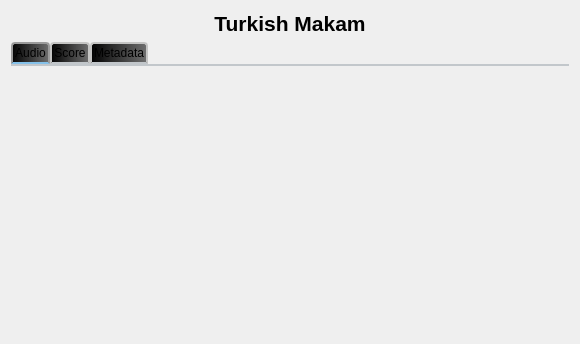
<?xml version="1.0" encoding="UTF-8"?>
<ui version="4.0">
 <class>Dialog_makam</class>
 <widget class="QDialog" name="Dialog_makam">
  <property name="geometry">
   <rect>
    <x>0</x>
    <y>0</y>
    <width>580</width>
    <height>344</height>
   </rect>
  </property>
  <property name="windowTitle">
   <string>Dialog</string>
  </property>
  <property name="styleSheet">
   <string notr="true">QTabWidget::pane { /* The tab widget frame */
    border-top: 2px solid #C2C7CB;
    position: absolute;
    top: -0.5em;
}

QTabWidget::tab-bar {
    alignment: center;
}

/* Style the tab using the tab sub-control. Note that
    it reads QTabBar _not_ QTabWidget */
QTabBar::tab {
    background: qlineargradient(spread:pad, x1:0.005, y1:0, x2:1, y2:0, stop:0 rgba(0, 0, 0, 255), stop:1 rgba(76, 76, 76, 198));
    border: 2px solid #C4C4C3;
    border-bottom-color: #C2C7CB; /* same as the pane color */
    border-top-left-radius: 4px;
    border-top-right-radius: 4px;
    min-width: 8ex;
    padding: 2px;
}

/*qlineargradient(x1: 0, y1: 0, x2: 0, y2: 1,
                                stop: 0 #E1E1E1, stop: 0.4 #DDDDDD,
                                stop: 0.5 #D8D8D8, stop: 1.0 #D3D3D3);*/

QTabBar::tab:selected, QTabBar::tab:hover {
    background: qlineargradient(x1: 0, y1: 0, x2: 0, y2: 1,
                                stop: 0 #fafafa, stop: 0.4 #f4f4f4,
                                stop: 0.5 #e7e7e7, stop: 1.0 #fafafa);
}

QTabBar::tab:selected {
    border-color: #9B9B9B;
    border-bottom-color: #C2C7CB; /* same as pane color */
}</string>
  </property>
  <layout class="QVBoxLayout" name="verticalLayout">
   <item>
    <widget class="QLabel" name="label_makam">
     <property name="text">
      <string>&lt;html&gt;&lt;head/&gt;&lt;body&gt;&lt;p&gt;&lt;span style=&quot; font-size:16pt; font-weight:600;&quot;&gt;Turkish Makam&lt;/span&gt;&lt;/p&gt;&lt;/body&gt;&lt;/html&gt;</string>
     </property>
     <property name="alignment">
      <set>Qt::AlignCenter</set>
     </property>
     <property name="wordWrap">
      <bool>false</bool>
     </property>
     <property name="buddy">
      <cstring>tabWidget</cstring>
     </property>
    </widget>
   </item>
   <item>
    <widget class="QTabWidget" name="tabWidget">
     <property name="styleSheet">
      <string notr="true">QTabWidget::pane { /* The tab widget frame */
    border-top: 2px solid #C2C7CB;
    position: absolute;
    top: -0.5em;
}

QTabWidget::tab-bar {
    alignment: center;
}

/* Style the tab using the tab sub-control. Note that
    it reads QTabBar _not_ QTabWidget */
QTabBar::tab {
    background: qlineargradient(x1: 0, y1: 0, x2: 0, y2: 1,
                                stop: 0 #E1E1E1, stop: 0.4 #DDDDDD,
                                stop: 0.5 #D8D8D8, stop: 1.0 #D3D3D3);
    border: 2px solid #C4C4C3;
    border-bottom-color: #C2C7CB;  /*same as the pane color */
    border-top-left-radius: 4px;
    border-top-right-radius: 4px;
    min-width: 8ex;
    padding: 2px;
}

/*qlineargradient(x1: 0, y1: 0, x2: 0, y2: 1,
                                stop: 0 #E1E1E1, stop: 0.4 #DDDDDD,
                                stop: 0.5 #D8D8D8, stop: 1.0 #D3D3D3);
*/
QTabBar::tab:selected, QTabBar::tab:hover {
    background: qlineargradient(x1: 0, y1: 0, x2: 0, y2: 1,
                                stop: 0 #fafafa, stop: 0.4 #f4f4f4,
                                stop: 0.5 #e7e7e7, stop: 1.0 #fafafa);
    /*border-bottom-color: #85C1E9;*/
}

QTabBar::tab:selected {
    border-color: #9B9B9B;
    border-bottom-color: #85C1E9; /* same as pane color */
}</string>
     </property>
     <property name="currentIndex">
      <number>0</number>
     </property>
     <widget class="QWidget" name="tab_score">
      <attribute name="title">
       <string>Audio</string>
      </attribute>
     </widget>
     <widget class="QWidget" name="tab_score">
      <attribute name="title">
       <string>Score</string>
      </attribute>
     </widget>
     <widget class="QWidget" name="tab">
      <attribute name="title">
       <string>Metadata</string>
      </attribute>
     </widget>
    </widget>
   </item>
  </layout>
 </widget>
 <resources/>
 <connections/>
</ui>
